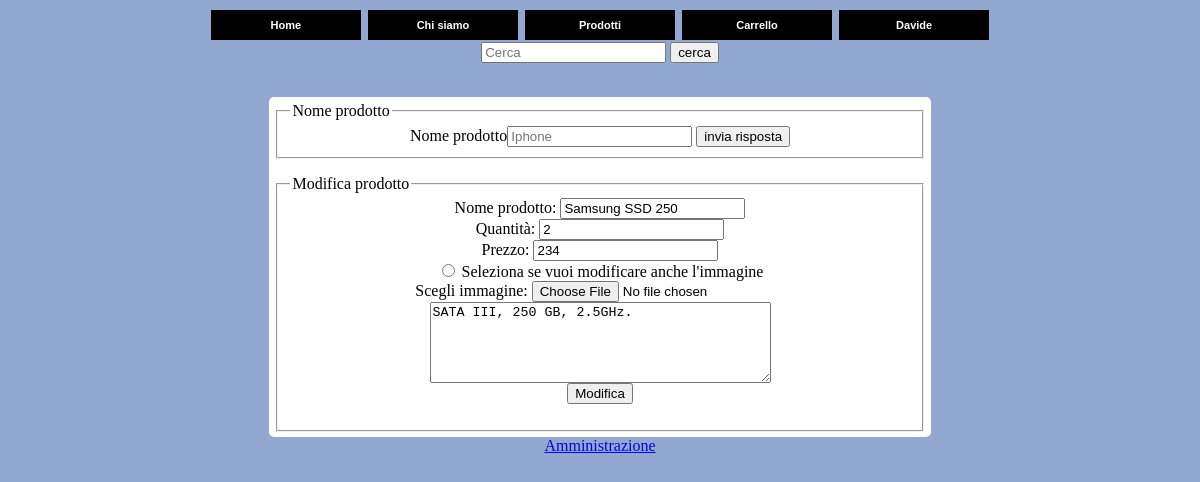
The app's page /Sito/admin/modifyProduct.php?NomePrecedenteProdotto=Samsung SSD 250 (signed in) with its own data.
### tables this page shows
CREATE TABLE IF NOT EXISTS `utente` (
  `CodUtente` INT NOT NULL,
  `Nome` VARCHAR(45) NOT NULL,
  `Cognome` VARCHAR(45) NOT NULL,
  `DataNascita` DATE NOT NULL,
  `Password` VARCHAR(45) NOT NULL,
  `Email` VARCHAR(45) NOT NULL,
  `RefPermesso` INT NOT NULL,
  `Domanda` VARCHAR(255) NOT NULL,
  `Risposta` VARCHAR(255) NOT NULL,
  `PasswordCambiata` TINYINT NOT NULL DEFAULT 0,
  PRIMARY KEY (`CodUtente`),
  INDEX `RefPermesso_idx` (`RefPermesso` ASC) VISIBLE,
  CONSTRAINT `RefPermesso`
    FOREIGN KEY (`RefPermesso`)
    REFERENCES `permesso` (`CodPermesso`)
    ON DELETE NO ACTION
    ON UPDATE NO ACTION);

CREATE TABLE IF NOT EXISTS `prodotto` (
  `CodProdotto` INT NOT NULL,
  `NomeProdotto` VARCHAR(45) NOT NULL,
  `RefCategoria` INT NOT NULL,
  `Prezzo` DOUBLE NOT NULL,
  `Quantita` VARCHAR(45) NOT NULL,
  `Descrizione` VARCHAR(2500) NULL,
  `HasImage` TINYINT NOT NULL DEFAULT 0,
  PRIMARY KEY (`CodProdotto`),
  INDEX `RefCategoria_idx` (`RefCategoria` ASC) VISIBLE,
  CONSTRAINT `RefCategoria`
    FOREIGN KEY (`RefCategoria`)
    REFERENCES `categoriaProdotti` (`CodCategoria`)
    ON DELETE NO ACTION
    ON UPDATE NO ACTION);

### Sito/Classi/Utente.php (called while the page is built, shortened)
<?php
require_once "Prodotto.php";
class Utente
{
    private $nome;
    public function Utente(int $id)
    {
        $this->id = $id;
        $db = DBConnection::getInstance();
        $mysqli = $db->getConnection();
        $sql_query = "SELECT Password, Nome, Cognome, dataNascita, email, refpermesso, domanda, risposta, PasswordCambiata FROM utente WHERE codUtente = ".$this->id;
        $result = $mysqli->query($sql_query);
        if($result->num_rows)
        {
            $row = $result->fetch_assoc();
            $this->nome = $row["Nome"];
        }
    }
    public function getNome()
    {
        return $this->nome;
    }
}
?>

### Sito/Classi/Prodotto.php (called while the page is built, shortened)
<?php
class Prodotto
{
    private $nomeProdotto;
    private $prezzo;
    private $quantita;
    private $descrizione;
    public function Prodotto(int $codProdotto)
    {
        $this->codProdotto = $codProdotto;
        $db = DBConnection::getInstance();
        $mysqli = $db->getConnection();
        $sql_query = "SELECT NomeProdotto, CodCategoria, NomeCategoria, Prezzo, Quantita, Descrizione, HasImage ".
                    " FROM prodotto, categoriaProdotti ".
                    " WHERE refCategoria = CodCategoria AND CodProdotto = ".$this->codProdotto;
        $result = $mysqli->query($sql_query);
        if($result->num_rows)
        {
            $row = $result->fetch_assoc();
            $this->nomeProdotto = $row["NomeProdotto"];
            $this->prezzo = $row["Prezzo"];
            $this->quantita = $row["Quantita"];
            $this->descrizione = $row["Descrizione"];
        }
    }
    public function getNomeProdotto()
    {
        return $this->nomeProdotto;
    }
    public function getPrezzo()
    {
        return $this->prezzo;
    }
    public function getQuantita()
    {
        return $this->quantita;
    }
    public function getDescrizione()
    {
        return $this->descrizione;
    }
}
?>

### Sito/admin/modifyProduct.php (the view, shortened to what this page needs)
<?php
include "header.php";
?>
<html>
	<head>
	</head>
	<body>
		<div id = "wrapper">
			<div align = "center">
				<form action="" method = "get">
					<fieldset>
						<legend>Nome prodotto</legend>
						Nome prodotto<input type = "text" name ="NomePrecedenteProdotto" required ="required" placeholder = "Iphone" />
						<input type = "submit" value = "invia risposta"/>
					</fieldset>
				</form>
				<?php
				if ($_GET["NomePrecedenteProdotto"] != '')
				{
    				$db = DBConnection::getInstance();
	       			$mysqli = $db->getConnection();
			 	   $sql_query = "SELECT CodProdotto FROM prodotto WHERE NomeProdotto LIKE '%".$_GET["NomePrecedenteProdotto"]."%'";;
				    $result = $mysqli->query($sql_query);
				    if ($result->num_rows)
				    {
				        $row = $result->fetch_assoc();
				        $prodotto = new Prodotto($row["CodProdotto"]);
				        ?>
				    	<fieldset>
							<legend>Modifica prodotto</legend>
							<form action="<?php echo Globals::WEBSITE."command.php"?>" method = "post"  enctype="multipart/form-data">
							    Nome prodotto: <input type = "text" name = "NomeProdotto" required ="required" pattern=".{1,}" value = "<?php echo $prodotto->getNomeProdotto(); ?>"><br />
							    Quantità: <input type = "number" name = "Quantita" required ="required" pattern="[0-9]" value = "<?php echo $prodotto->getQuantita(); ?>"><br />
							    Prezzo: <input type = "number" name = "Prezzo" required ="required" pattern="[0-9]" value = "<?php echo $prodotto->getPrezzo(); ?>"><br />
					    		<input type="radio" name="scelta" value="si"> Seleziona se vuoi modificare anche l'immagine<br>
								Scegli immagine: <input type ="file" name= "ImmagineNuova"/><br />
								<textarea name ="Descrizione" required = "required" rows="5" cols="40"><?php echo $prodotto->getDescrizione(); ?></textarea><br />
						    	<input type = "submit" value = "Modifica"/>
				    		</form>
				    	</fieldset>
				    	<?php
				    }
				}
                ?>
        	</div>
        </div>
	</body>
</html>
<?php
include "footer.php"
?>

### Sito/header.php (shortened to what this page needs)
<?php
require_once __DIR__."/Classi/Utente.php";
require_once __DIR__."/Classi/Prodotto.php";
?>
<html>
	<head>
	<?php echo "<link rel=\"stylesheet\" href = \"".Globals::WEBSITE."/css/style.css\">"; ?>
	</head>
	<body>
		<ul id="menu">
    		<li><a href=<?php echo Globals::WEBSITE."index.php" ?>>Home</a></li>
    		<li><a href=<?php echo Globals::WEBSITE."chiSiamo.php" ?>>Chi siamo</a></li>
    		<li>
    			<a href="#">Prodotti</a>
    		</li>
    		<?php
		    if (!isset($_COOKIE["login"]))
		    {
               ?>
        	   <li><a href=<?php echo Globals::WEBSITE."login.php" ?>>Login</a></li>
        	   <li><a href=<?php echo Globals::WEBSITE."signup.php" ?>>Registrati</a></li>
               <?php
		    }
		    else
		    {
		        $_SESSION["utente"] = new Utente($_COOKIE["login"]);
                ?>
		        <li><a href=<?php echo Globals::WEBSITE."user/carrello.php" ?>>Carrello
		        </a></li>
		        <li>
		        	<a href="#"><?php echo $_SESSION["utente"]->getNome();?></a>
    			</li>
		        <?php
		    }
		    ?>
		</ul>
		<div align = "center">
		    <form action= <?php echo Globals::WEBSITE."search.php" ?> method="get">
			<input type = "text" name = "NomeProdotto" required ="required" pattern=".{1,}" placeholder = "Cerca"/>
			<input type = "submit" value = "cerca"/>
			</form>
		</div>
		<br />
	</body>
</html>

### Sito/css/style.css (style rules this page uses)
body { background-color: #92a8d1; }
div#wrapper { background-color: white; width: 55%; height: auto; border-radius: 5px; margin-left: auto; margin-right: auto; padding: 5px; }
ul#menu { list-style: none; margin:0; padding:0; text-align:center; font-family: Verdana, sans-serif; font-size: 11px; }
ul#menu li { display:block; display: inline-block; background-color: #000000; width: 150px; height: 30px; margin: 2px; }
ul#menu li a { color: #fff; display: inline; font-weight: bold; line-height: 30px; text-decoration: none; width: 150px; height: 30px; text-align: center; }
input { text-align: left; }

### records on screen
utente: Nome "Davide"
prodotto: NomeProdotto "Samsung SSD 250", Quantita "2", Prezzo "234", Descrizione "SATA III, 250 GB, 2.5GHz."
